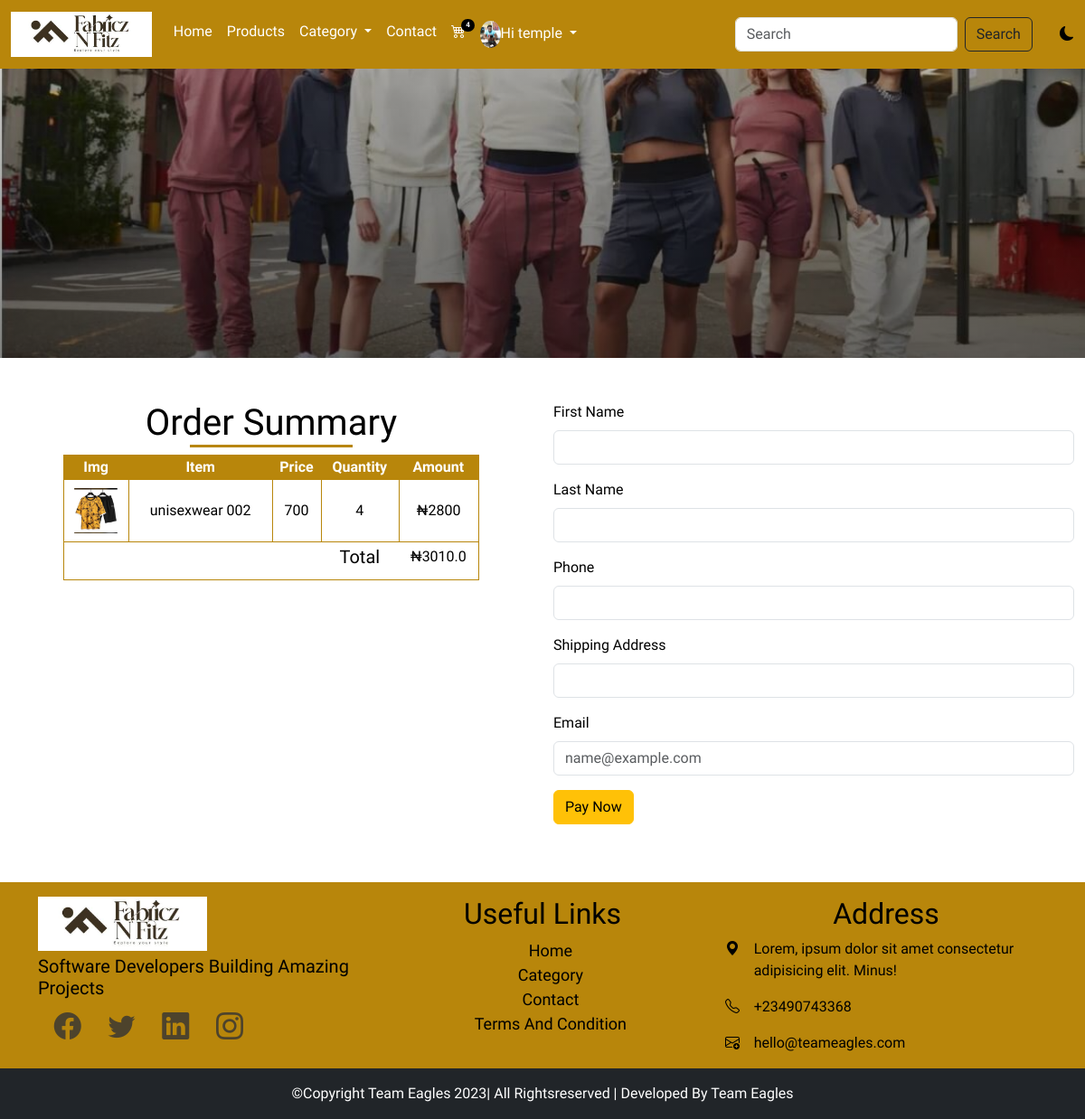
/checkout (signed in), run on the app's committed database.
### main/models.py (models this page shows, shortened)
class AppInfo(models.Model):
    appname = models.CharField(max_length=50)
    logo = models.ImageField(upload_to = 'logo')
    banner = models.ImageField(upload_to='banner')
    carousel1 = models.ImageField(upload_to='carousel1')
    carousel2 = models.ImageField(upload_to='carousel2')
    carousel3 = models.ImageField(upload_to='carousel3')

class Customer(models.Model):
    user = models.OneToOneField(User, on_delete=models.CASCADE)
    first_name =models.CharField(max_length=100)
    last_name =models.CharField(max_length=100)
    phone =models.CharField(max_length=20)
    address =models.CharField(max_length=100)
    email =models.EmailField(max_length=104)
    pix =models.ImageField(upload_to='profilepix')
    joined = models.DateTimeField(auto_now_add=True)

class Cart(models.Model):
    user = models.ForeignKey(User, on_delete=models.CASCADE)
    product = models.ForeignKey(Product, on_delete=models.CASCADE)
    price = models.IntegerField()
    quantity =models.IntegerField()
    amount = models.CharField(max_length=50)
    paid = models.BooleanField()

class Product(models.Model):
    type = models.ForeignKey(Category, on_delete=models.CASCADE)
    name = models.CharField(max_length=50)
    slug = models.SlugField(unique=True)
    img = models.ImageField(upload_to='product')
    price = models.IntegerField()
    description = models.TextField()
    size = models.CharField(max_length=50, blank=True, null=True)
    popular = models.BooleanField(default=False)
    featured = models.BooleanField(default = False)
    upload = models.DateTimeField(auto_now_add=True)

### main/views.py (the view)
# urls.py: path('checkout',views.checkout,name='checkout'),
@login_required(login_url='signin')
def checkout(request):
    userprof = Customer.objects.get(user__username =request.user.username)
    cart = Cart.objects.filter(user__username = request.user.username, paid= False)
    for item in cart:
        item.amount = item.price * item.quantity
        item.save()
        subtotal = 0
        vat = 0
        total = 0
        for item in cart:
            subtotal += int(item.amount)
            vat = 0.075 * subtotal
            total = subtotal + vat
        context = {
            'cart': cart,
            'userprof': userprof,
            'total': total
        }
        return render(request, 'checkout.html', context)

### main/context_processor.py (called while the page is built)
def feature(request):
    info = AppInfo.objects.get(pk=1)
    categ = Category.objects.all()
    context = {
        'info':info,
        'categ':categ
    }
    return context

def cartcount(request):
    cart = Cart.objects.filter(user__username = request.user.username, paid=False)
    itemcount = 0
    for item in cart:
        itemcount += item.quantity
    context = {
        'itemcount': itemcount
    }
    return context

### main/templates/checkout.html (shortened to what this page needs)
{% extends 'base.html' %}
{% block header %}{% include 'header.html' %} {% endblock header %}
{% block banner %} {% include 'banner.html' %}{% endblock banner %}
{% block content %}
<div class="container-fluid mt-5 mb-5">
  <div class="row mt-5 cart">
    <div class="col-12 col-md-6">
        <h1 class="text-center text-capitalize title">order summary</h1>
        <table>
          <thead>
            <th>img</th>
            <th>item</th>
            <th>price</th>
            <th>quantity</th>
            <th>amount</th>
          </thead>
          <tbody>
            {% for item in cart  %}
            <tr class="item">
              <td><img src="{{item.product.img.url}}" alt="" style="height: 50px;"></td>
              <td>{{item.product.name}}</td>
              <td>{{item.price}}</td>
              <td>{{item.quantity}}</td>
              <td>₦{{item.amount}}</td>
            </tr>
            {% endfor %}
            <tr class="subtot">
              <td></td>
              <td></td>
              <td></td>
              <td><span>total</span></td>
              <td>₦{{total}}</td>
            </tr>
          </tbody>
        </table>
      </div>
      <div class="col-12 col-md-6 checkout">
        <form action=" {% url 'payment' %}" method="POST">
          <div class="mb-3">
            <label for="exampleFormControlInput1" class="form-label">first name</label>
            <input name="first_name" type="text" class="form-control" id="exampleFormControlInput1">
          </div>
          <div class="mb-3">
            <label for="exampleFormControlInput1" class="form-label">last name</label>
            <input name="last_name" type="text" class="form-control" id="exampleFormControlInput1">
          </div>
          <div class="mb-3">
            <label for="exampleFormControlInput1" class="form-label">phone</label>
            <input name="phone" type="text" class="form-control" id="exampleFormControlInput1">
          </div>
          <div class="mb-3">
            <label for="exampleFormControlInput1" class="form-label"> shipping address</label>
            <input name="address" type="text" class="form-control" id="exampleFormControlInput1">
          </div>
          <div class="mb-3">
            <label for="exampleFormControlInput1" class="form-label">email</label>
            <input name="email" type="email" class="form-control" id="exampleFormControlInput1" placeholder="name@example.com">
          </div>
          <div class="mb-3">
            <button type="submit" class="btn btn-warning">pay now</button>
          </div>
        </form>
      </div>
    </div>
  </div>
{% endblock content %}
{% block footer %}{% include 'footer.html' %}{% endblock footer %}

### main/templates/header.html (shortened to what this page needs)
<nav class="navbar navbar-expand-lg sticky-top">
    <div class="container-fluid">
      <a class="navbar-brand" href="#"
        ><img src="{{info.logo.url}}" alt="" style="height: 50px"
      /></a>
      <div class="collapse navbar-collapse" id="navbarSupportedContent">
        <ul class="navbar-nav me-auto mb-2 mb-lg-0">
          {% if user.is_authenticated %}
          <li class="nav-item">
            <a class="nav-link" aria-current="page" href="{% url 'home' %}">Home</a>
          </li>
          <li class="nav-item">
            <a class="nav-link" href="{% url 'products' %}">Products</a>
          </li>
          <li class="nav-item dropdown">
            <a
              class="nav-link dropdown-toggle"
              href="#"
              role="button"
              data-bs-toggle="dropdown"
              aria-expanded="false"
            >
              Category
            </a>
          </li>
          <li class="nav-item">
            <a class="nav-link" href="{% url 'contact' %}">Contact</a>
          </li>
          <li class="nav-item">
            <a class="nav-link" href="{% url 'cart' %}">
            <div class="wrapper">
              <i class="bi bi-cart4"></i>
              <span class="badge">{{itemcount}}</span>
            </div>
            </a>
          </li>
          <li class="nav-item dropdown">
            <a
              class="nav-link dropdown-toggle"
              href="#"
              role="button"
              data-bs-toggle="dropdown"
              aria-expanded="false"
            >
            {% if user.customer %}
            <img src="{{user.customer.pix.url}}" style="height: 30px;" alt="" /><span>Hi {{user.username}}</span>
            {% endif %}
            </a>
          </li>
          {% endif %}
        </ul>
        <form action="{% url 'search' %}" method="POST" class="d-flex" role="search">
          <input
            class="form-control me-2"
            name="item"
            type="search"
            placeholder="Search"
            aria-label="Search"
          />
          <button type="submit" class="btn btn-outline-dark" type="submit">Search</button>
        </form>
        <div class="david">
          <i class="bi bi-moon-fill"></i>
        </div>
      </div>
    </div>
  </nav>

### main/templates/footer.html
<footer>
    <div class="container">
      <div class="row fitem pt-3 ">
        <div class="col-6 col-lg-4 fadd">
          <img src="{{info.logo.url}}" style="height: 60px;" alt="">
          <h3>software developers building amazing projects</h3>
          <ul class="list-unstyled">
            <li class="list-inline-item"><i class="bi bi-facebook"></i></li>
            <li class="list-inline-item"><i class="bi bi-twitter"></i></li>
            <li class="list-inline-item"><i class="bi bi-linkedin"></i></li>
            <li class="list-inline-item"><i class="bi bi-instagram"></i></li>
          </ul>
        </div>
        <div class="col-6 col-lg-4 flink">
          <h2 class="text-center text-capitalize">useful links</h2>
          <ul class="list-unstyled">
            <li><a href="">home</a></li>
            <li><a href="">category</a></li>
            <li><a href="">contact</a></li>
            <li><a href="">terms and condition</a></li>
          </ul>
        </div>
        <div class="col-12 col-lg-4 fadd">
          <h2 class="text-center text-capitalize">address</h2>
          <div class="row">
            <div class="col-1">
              <i class="bi bi-geo-alt-fill"></i>
            </div>
            <div class="col-11">
              <p>Lorem, ipsum dolor sit amet consectetur adipisicing elit. Minus!</p>
            </div>
          </div>
          <div class="row">
            <div class="col-1">
              <i class="bi bi-telephone"></i>
            </div>
            <div class="col-11">
              <p>+23490743368</p>
            </div>
          </div>
          <div class="row">
            <div class="col-1">
              <i class="bi bi-envelope-plus"></i>
            </div>
            <div class="col-11">
              <p>hello@teameagles.com</p>
            </div>
          </div>
        </div>
      </div>
    </div>
    <div class="container-fluid">
      <div class="row bg-dark">
        <p class="text-white text-center text-capitalize pt-3">&copy;copyright team eagles 2023| all rightsreserved | developed by team eagles</p>
      </div>
    </div>
  </footer>

### main/static/css/style.css (style rules this page uses)
* { padding-inline-start: 0%; margin: 0%; box-sizing: border-box; }
.navbar { background-color: darkgoldenrod; }
.navbar-nav a { color: white; }
.wrapper { position: relative; }
.wrapper span { position: absolute; top: -2px; right: -10px; background-color: black; font-size: 8px; border-radius: 50px; }
.nav-item img { border-radius: 50%; }
.david { margin-left: 3%; cursor: pointer; }
:root { --bg:white; --icon:black; --text: black; }
body { background: var(--bg) !important; color: var(--text) !important; overflow-y: hidden; font-family: 'Alkatra', cursive; }
.title::after { content:''; display: block; width: 180px; height: 3px; background-color: darkgoldenrod; margin-left: auto; margin-right: auto; }
footer { background-color: darkgoldenrod; }
.fitem h3 { font-size: 20px; text-transform: capitalize; margin-top: 5px; }
.fitem ul i { font-size: 30px; color: rgb(77, 67, 44); }
.fitem li { padding-left: 5%; }
.flink { text-align: center; }
.flink a { text-decoration: none; text-transform: capitalize; color: black; font-size: 18px; font-weight: 500; }
.cart table { width: 80%; margin-left: 10%; margin-right: 10%; border: 1px solid darkgoldenrod; text-align: center; }
.cart thead { background-color: darkgoldenrod; text-transform: capitalize; color: white; }
.item td { padding-top: 2%; padding-bottom: 2%; font-weight: 500; border: 1px solid darkgoldenrod; }
.item img { transition: 1s; cursor: pointer; height: 50px; }
.subtot td { padding-bottom: 2%; font-weight: 500; }
.subtot span { font-size: 20px; text-transform: capitalize; font-weight: 500; }
.checkout label { text-transform: capitalize; font-weight: 500; }
.checkout button { text-transform: capitalize; }

### data on the page
AppInfo: logo (picture)
Cart: product.img (picture), product.name "unisexwear 002", price "700", quantity "4", amount "2800"

### other printed values
{{ itemcount }} "4"
{{ user.username }} "temple"
{{ total }} "3010.0"
